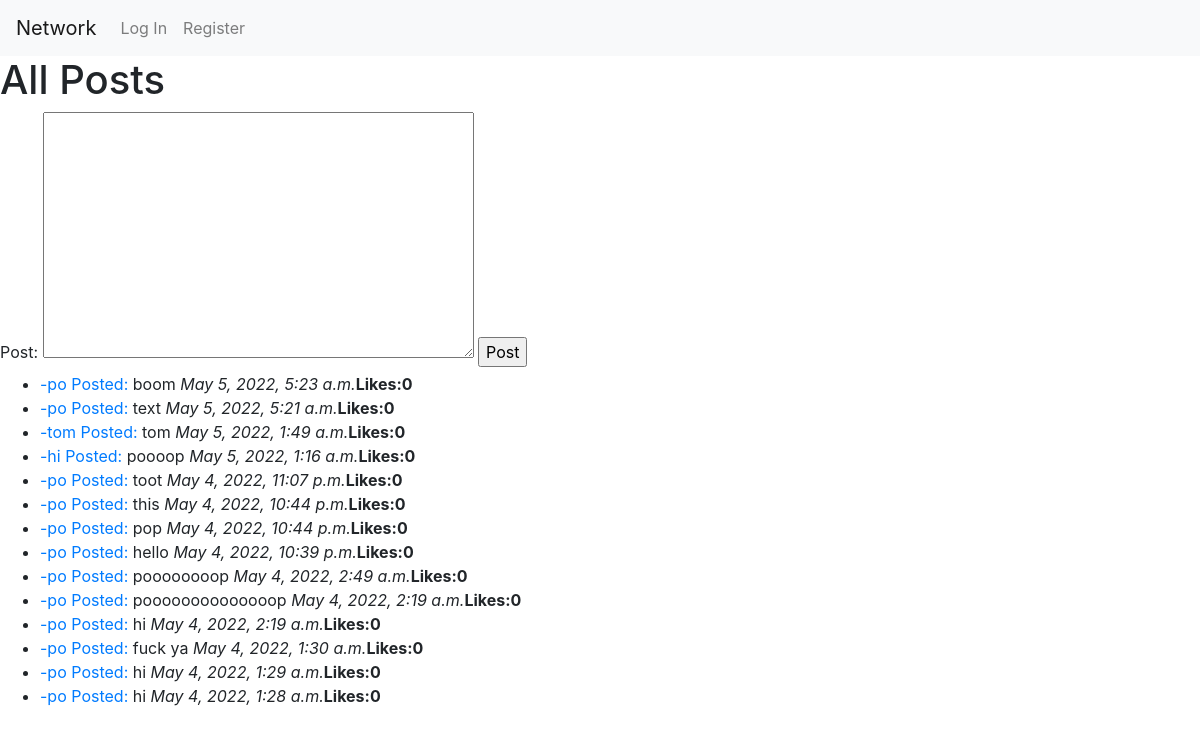
Screenshot of /allposts with the database file from the repository.
### network/models.py (models this page shows, shortened)
class Post(models.Model):
    username = models.ForeignKey(User, on_delete=models.CASCADE)
    post = models.TextField(blank=False,)
    date = models.DateTimeField(auto_now_add=True)
    likes = models.IntegerField(default=0)

class User(AbstractUser):
    following = models.IntegerField(default=0)
    followers = models.IntegerField(default=0)
    def __str__(self):
        return self.username

### network/views.py (the view)
# urls.py: path("allposts", views.allposts, name="allposts"),
def allposts(request):
    posts = Post.objects.all().order_by('-date')
    if request.method == 'POST':
        form = NewPostForm(request.POST)
        if form.is_valid():
            post = form.cleaned_data['post']
            username = request.user
            Post.objects.create(username=username, post=post)
            return HttpResponseRedirect('/allposts')
    else:
        return render(request, 'network/all_posts.html', {
        'form': NewPostForm(),
        'posts': posts
         })

### network/views.py
class NewPostForm(forms.Form):
    post = forms.CharField(widget=forms.Textarea())

### network/templates/network/all_posts.html (shortened to what this page needs)
{% extends "network/layout.html" %}
{% block body %}
<h1>All Posts</h1>
<form method="post" action="{% url 'allposts' %}">
    {{ form }}
    <input type="submit" value="Post">
</form>
<ul>
{% for post in posts %}
    <li><a href="{% url 'profile' post.username_id %}">-{{post.username}} Posted: </a>{{post.post}} <em>{{post.date}}</em><strong>Likes:{{post.likes}}</strong></li>
{% endfor %}
</ul>
{% endblock %}

### network/templates/network/layout.html (shortened to what this page needs)
{% load static %}
<!DOCTYPE html>
<html lang="en">
    <head>
        <link rel="stylesheet" href="https://stackpath.bootstrapcdn.com/bootstrap/4.4.1/css/bootstrap.min.css">
        <link href="{% static 'network/styles.css' %}" rel="stylesheet">
    </head>
    <body>
        <nav class="navbar navbar-expand-lg navbar-light bg-light">
            <a class="navbar-brand" href="#">Network</a>
            <div>
              <ul class="navbar-nav mr-auto">
                {% if user.is_authenticated %}
                    <li class="nav-item">
                        <a class="nav-link" href=""><strong>{{ user.username }}</strong></a>
                    </li>
                    <li class="nav-item">
                        <a class="nav-link" href="{% url 'allposts' %}">All Posts</a>
                      </li>
                    <li class="nav-item">
                        <a class="nav-link" href="{% url 'following' %}">Following</a>
                    </li>
                    <li class="nav-item">
                        <a class="nav-link" href="{% url 'logout' %}">Log Out</a>
                    </li>
                {% else %}
                    <li class="nav-item">
                        <a class="nav-link" href="{% url 'login' %}">Log In</a>
                    </li>
                    <li class="nav-item">
                        <a class="nav-link" href="{% url 'register' %}">Register</a>
                    </li>
                {% endif %}
              </ul>
            </div>
          </nav>
        <div class="body">
            {% block body %}
            {% endblock %}
        </div>
    </body>
</html>

### rows the page displays
Post: username "po", post "boom", date "May 5, 2022, 5:23 a.m.", likes "0"
Post: username "po", post "text", date "May 5, 2022, 5:21 a.m.", likes "0"
Post: username "tom", post "tom", date "May 5, 2022, 1:49 a.m.", likes "0"
Post: username "hi", post "poooop", date "May 5, 2022, 1:16 a.m.", likes "0"
Post: username "po", post "toot", date "May 4, 2022, 11:07 p.m.", likes "0"
Post: username "po", post "this", date "May 4, 2022, 10:44 p.m.", likes "0"
Post: username "po", post "pop", date "May 4, 2022, 10:44 p.m.", likes "0"
Post: username "po", post "hello", date "May 4, 2022, 10:39 p.m.", likes "0"
Post: username "po", post "poooooooop", date "May 4, 2022, 2:49 a.m.", likes "0"
Post: username "po", post "poooooooooooooop", date "May 4, 2022, 2:19 a.m.", likes "0"
Post: username "po", post "hi", date "May 4, 2022, 2:19 a.m.", likes "0"
Post: username "po", post "fuck ya", date "May 4, 2022, 1:30 a.m.", likes "0"
Post: username "po", post "hi", date "May 4, 2022, 1:29 a.m.", likes "0"
Post: username "po", post "hi", date "May 4, 2022, 1:28 a.m.", likes "0"
